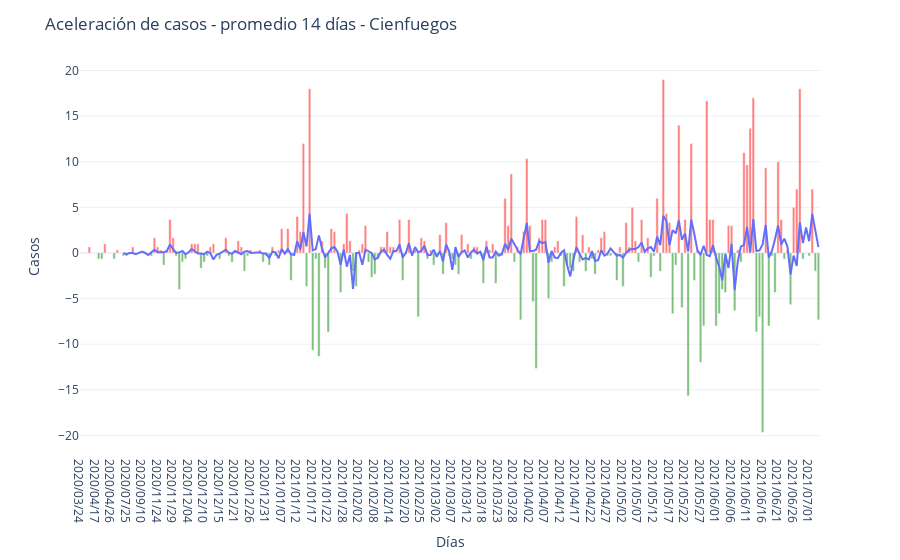

Notebook code cell kept with this figure:
### Code cell
#import numpy as np
# here you define the color
#cfg["color"] = np.where(cfg["accelMeans14"] >= 0, 'green', "red")
## add a color column to the df, apply along row
#cfg['color'] = cfg.apply(lambda x: 'red' if x['accelMeans14'] >= 0 else 'green', axis=1)
pos = cfg[cfg['accelMeans7'] >= 0]
neg = cfg[cfg['accelMeans7'] < 0]

fig = go.Figure()

fig = px.line(cfg, x="Date", y="accelMeans14", template=chartTemplate)

#fig.add_trace(go.Bar(x=cfg['Date'], y=cfg['accelMeans14'], name='Promedio de 14 días', marker = dict(color = 'red')) 

fig.add_trace(go.Bar(x=pos['Date'], y=pos['accelMeans7'], name='Promedio de 14 días', marker = dict(color = 'red'), opacity=0.5))
fig.add_trace(go.Bar(x=neg['Date'], y=neg['accelMeans7'], name='Promedio de 14 días', marker = dict(color = 'green'), opacity=0.5))#fig.update_layout({"title": 'Aceleración de casos - promedio 14 días - Cienfuegos',
                   "xaxis": {"title":"Días"},
                   "yaxis": {"title":"Casos"},

                   #"width" : 1000,
                   #"height" : 800,                   "showlegend": False})
fig.show()

### Figure 1 — Plotly figure (JSON) as saved in the notebook; plotly's stock layout.template omitted (floating-point values rounded to 4 significant figures; data arrays with more than 128 entries replaced by an {"elided": "..."} marker saying what was removed)
{"data": [{"hovertemplate": "Date=%{x}<br>accelMeans14=%{y}<extra></extra>", "legendgroup": "", "line": {"color": "#636efa", "dash": "solid"}, "mode": "lines", "name": "", "orientation": "v", "showlegend": false, "type": "scatter", "x": {"elided": "239 str values"}, "xaxis": "x", "y": {"elided": "239 float values"}, "yaxis": "y"}, {"marker": {"color": "red"}, "name": "Promedio de 14 días", "opacity": 0.5, "type": "bar", "x": {"elided": "135 str values"}, "y": {"elided": "135 float values"}}, {"marker": {"color": "green"}, "name": "Promedio de 14 días", "opacity": 0.5, "type": "bar", "x": ["2020/04/19", "2020/04/21", "2020/04/27", "2020/07/24", "2020/07/25", "2020/11/22", "2020/11/26", "2020/11/30", "2020/12/01", "2020/12/02", "2020/12/03", "2020/12/09", "2020/12/10", "2020/12/11", "2020/12/15", "2020/12/19", "2020/12/20", "2020/12/24", "2020/12/25", "2020/12/30", "2020/12/31", "2021/01/02", "2021/01/04", "2021/01/10", "2021/01/11", "2021/01/15", "2021/01/17", "2021/01/18", "2021/01/19", "2021/01/21", "2021/01/22", "2021/01/27", "2021/01/31", "2021/02/01", "2021/02/06", "2021/02/07", "2021/02/08", "2021/02/10", "2021/02/19", "2021/02/24", "2021/02/27", "2021/03/01", "2021/03/02", "2021/03/04", "2021/03/06", "2021/03/07", "2021/03/08", "2021/03/09", "2021/03/14", "2021/03/18", "2021/03/22", "2021/03/23", "2021/03/24", "2021/03/28", "2021/03/30", "2021/04/03", "2021/04/04", "2021/04/08", "2021/04/09", "2021/04/12", "2021/04/13", "2021/04/14", "2021/04/15", "2021/04/16", "2021/04/18", "2021/04/20", "2021/04/22", "2021/04/23", "2021/04/27", "2021/04/28", "2021/04/30", "2021/05/02", "2021/05/07", "2021/05/11", "2021/05/12", "2021/05/14", "2021/05/18", "2021/05/19", "2021/05/21", "2021/05/23", "2021/05/25", "2021/05/27", "2021/05/28", "2021/06/01", "2021/06/02", "2021/06/03", "2021/06/04", "2021/06/07", "2021/06/09", "2021/06/14", "2021/06/15", "2021/06/16", "2021/06/18", "2021/06/19", "2021/06/20", "2021/06/23", "2021/06/25", "2021/06/29", "2021/07/01", "2021/07/03", "2021/07/04"], "y": [-0.6667, -0.6667, -0.6667, -0.3333, -0.3333, -0.3333, -1.333, -0.3333, -4, -1, -0.6667, -1.667, -1, -0.3333, -0.6667, -0.3333, -1, -2, -0.3333, -1, -0.3333, -1.333, -0.3333, -3, -0.3333, -3.667, -10.67, -0.6667, -11.33, -1.667, -8.667, -4.333, -2, -3.667, -1, -2.667, -2.333, -0.6667, -3, -7, -0.6667, -1.333, -0.3333, -2.333, -0.3333, -0.6667, -1.333, -2.333, -0.6667, -3.333, -3.333, -0.3333, -0.3333, -1, -7.333, -5.333, -12.67, -5, -1, -0.3333, -3.667, -1.333, -1.667, -2, -1, -2, -0.6667, -2.333, -0.3333, -0.3333, -3, -3.667, -1, -2.667, -0.3333, -2, -6.667, -1.333, -6, -15.67, -3, -12, -8, -8, -6.667, -4, -4.333, -6.333, -1, -8.667, -7, -19.67, -8, -0.3333, -4.333, -0.6667, -5.667, -0.6667, -0.3333, -2, -7.333]}], "layout": {"legend": {"tracegroupgap": 0}, "margin": {"t": 60}, "showlegend": false, "title": {"text": "Aceleración de casos - promedio 14 días - Cienfuegos"}, "xaxis": {"anchor": "y", "domain": [0, 1], "title": {"text": "Días"}}, "yaxis": {"anchor": "x", "domain": [0, 1], "title": {"text": "Casos"}}}}
